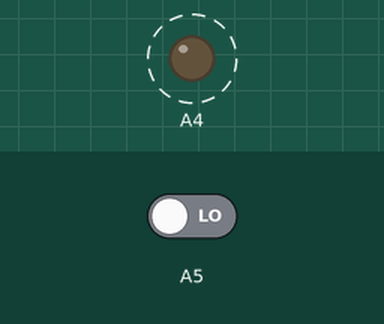
A program run on a simulated Raspberry Pi (BCM pin numbers). Shown: output pins drawn as LEDs (lit = HIGH). Dashed ring = blinking. The test bench sets the inputs (shaded band); at power-on: A5 LOW. What the program prints to the terminal is not drawn.

Above: at 1.2 s.
1.3 s: A5 driven HIGH
Timing chart, 0 to 9.5 s (numbered marks = the images above; inputs shaded):
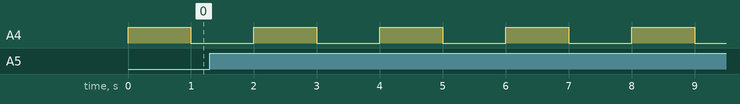

Measured:
- by itself, A4: alternates HIGH for 1.0 s and LOW for 1.0 s

The program:

gpio.py
```python
from periphery import GPIO
import time

Write_Pin = 54
Read_Pin = 55

Write_GPIO = GPIO(Write_Pin, "out")
Read_GPIO = GPIO(Read_Pin, "in")

try:
    while True:
        try:
            Write_GPIO.write(True)
            pin_state = Read_GPIO.read()
            print(f"Pin state: {pin_state}")
            time.sleep(1)

            Write_GPIO.write(False)
            pin_state = Read_GPIO.read()
            print(f"Pin state: {pin_state}")
            time.sleep(1)

        except KeyboardInterrupt:
            Write_GPIO.write(False)
            break

except IOError:
    print("Error")

finally:
    Write_GPIO.close()
    Read_GPIO.close()
```
